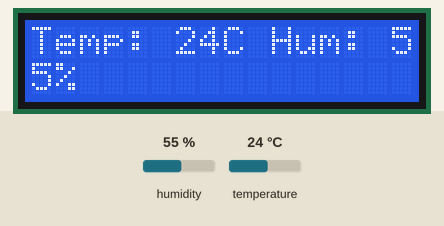
A program run on a simulated MicroPython board. Shown: 16×2 character LCD. The test bench sets the inputs (shaded band); at power-on: humidity 55 %, temperature 24 °C. WiFi joins after 1.5 s; no MQTT or app messages arrive unless stated; library files of the repository ran but are not shown: i2c_lcd.py; what the program prints to the serial console is not drawn.

Above: at 2.7 s.
2.8 s: humidity set to 22 %
At 7.3 s:
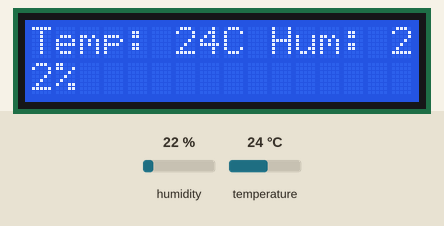
13.4 s: temperature set to 12 °C
At 17.8 s:
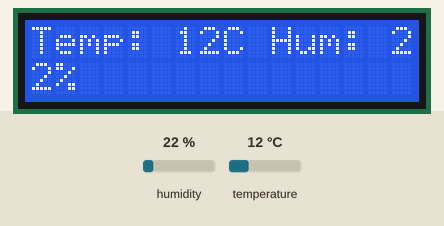
24.0 s: humidity set to 40 %
At 28.3 s:
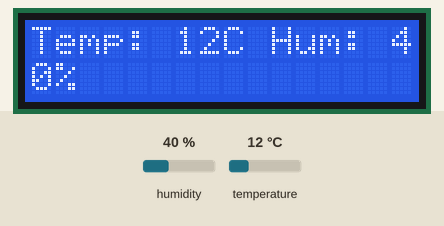
34.4 s: temperature set to 19 °C
At 38.8 s:
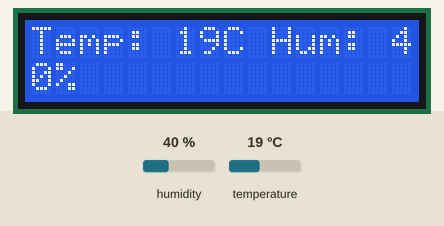
Timing chart, 0 to 40.3 s (numbered marks = the images above; inputs shaded):
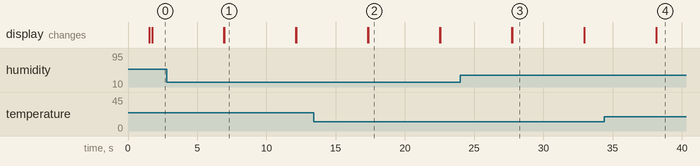

Measured:
- after the input at 2.8 s, the display: first differs from a run without the input after 4.1 s (image 1)
- after the input at 13.4 s, the display: first differs from a run without the input after 4.0 s (image 2)
- after the input at 24.0 s, the display: first differs from a run without the input after 3.8 s (image 3)
- after the input at 34.4 s, the display: first differs from a run without the input after 3.8 s (image 4)
- what the display in image 1 shows lasts 5.2 s, from 6.9 s to 12.1 s

The program:

main.py
```python
import time
import dht
import machine
import json
from umqtt.simple import MQTTClient
from machine import I2C
from i2c_lcd import I2cLcd  # Certifique-se de ter a biblioteca i2c_lcd

# Função para conectar ao Wi-Fi
def connect_wifi(ssid, password):
    import network
    wlan = network.WLAN(network.STA_IF)
    wlan.active(True)
    print("Conectando ao Wi-Fi")
    wlan.connect(ssid, password)

    while not wlan.isconnected():
        pass
    print("Conectado ao Wi-Fi")

# Configurações do LCD
LCD_ADDR = 0x27
LCD_NUM_ROWS = 2
LCD_NUM_COLS = 16
LCD_SDA = 16
LCD_SCL = 17

# Configurações do Sensor DHT11
DHT_PIN = 2

connect_wifi('SHARE-RESIDENTE', 'Share@residente23')

# Configurações MQTT
TOKEN = "BBUS-hlBUrkvVHJaxNyHAsZ4zVQbo8hqNrA"
DEVICE_LABEL = "Rasp"
VARIABLE_LABEL_1 = "temperature"
VARIABLE_LABEL_2 = "humidity"
VARIABLE_LABEL_3 = "position"

MQTT_BROKER = "industrial.api.ubidots.com"
MQTT_PORT = 1883
MQTT_TOPIC = "/v1.6/devices/{}".format(DEVICE_LABEL)

# Configuração e inicialização do LCD
i2c = I2C(0, sda=machine.Pin(LCD_SDA), scl=machine.Pin(LCD_SCL), freq=400000)
lcd = I2cLcd(i2c, LCD_ADDR, LCD_NUM_ROWS, LCD_NUM_COLS)

# Inicializa o sensor DHT11
dht_sensor = dht.DHT11(machine.Pin(DHT_PIN))

def build_payload(variable_1, variable_2):
    dht_sensor.measure()
    temp = dht_sensor.temperature()
    hum = dht_sensor.humidity()

    # Exibe a temperatura e umidade no LCD
    lcd.clear()
    lcd.putstr(f"Temp: {temp}C Hum: {hum}%")

    payload = {
        variable_1: temp,
        variable_2: hum,
    }
    return payload

def main():
    client = MQTTClient(DEVICE_LABEL, MQTT_BROKER, port=MQTT_PORT, user=TOKEN, password="")
    client.connect()

    payload = build_payload(VARIABLE_LABEL_1, VARIABLE_LABEL_2)

    print("[INFO] Tentando enviar dados")
    client.publish(MQTT_TOPIC, json.dumps(payload))
    print("[INFO] Dados enviados")
    client.disconnect()

if __name__ == '__main__':
    while True:
        main()
        time.sleep(5)
```
